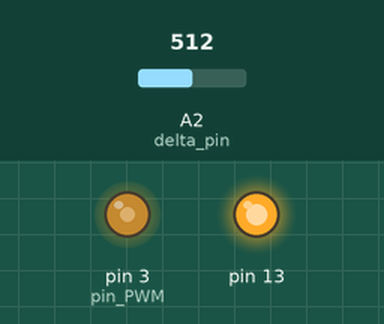
Bench run of a sketch on a simulated Arduino Uno, built with avr-gcc and run on an emulated ATmega328P. On the bench: output pins drawn as LEDs (lit = HIGH). The inputs (shaded band) are chosen by the test bench; at power-on: A2 (delta_pin) = 512.

Above: at 1.2 s.
1.3 s: A2 (delta_pin) set to 716
At 1.6 s:
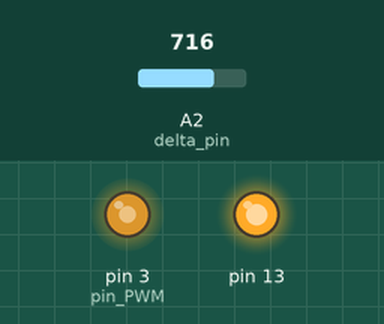
2.8 s: A2 (delta_pin) set to 900
At 3.2 s:
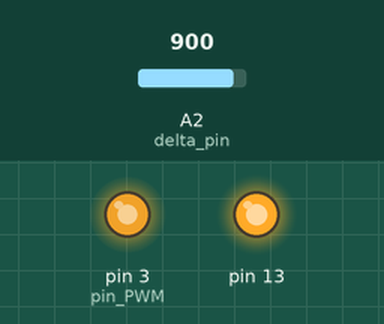
4.3 s: A2 (delta_pin) set to 122
At 4.8 s:
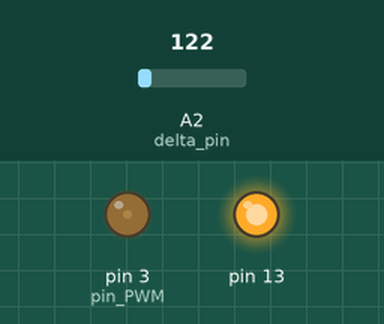
5.8 s: A2 (delta_pin) set to 0
At 6.4 s:
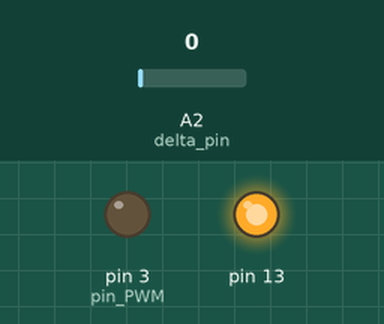
7.3 s: A2 (delta_pin) set to 511
At 7.9 s:
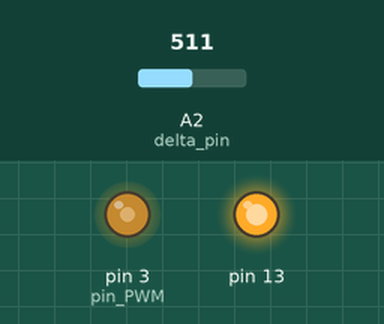
Timing chart, 0 to 9.8 s (numbered marks = the images above; inputs shaded):
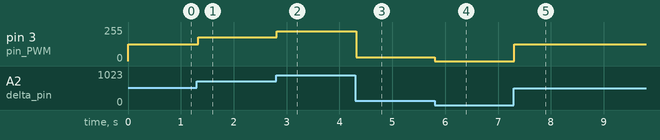

The sketch:

Chopper_pwm_ajus.ino
```cpp
#include <PWM.h>                    // Inicia la codificacion
int32_t frequency = 1000;          // Establezca la Frecuencia en Hertz (Hz), se pueden operar frecuencias
                                    // de entre 10Hz a 300kHz aproximadamente.
int pin_PWM = 3;                   // Pin de modulacion
int delta_pin = A2; // Pin del Potenciometro para definir delta
int delta;
void setup()
{
  InitTimersSafe();
  bool success = SetPinFrequencySafe(pin_PWM, frequency);   //Establece la frecuencia para el pin especificado
  if(success) {              //Si la frecuencia en el pin se configuro correctamente, que se encienda el pin 13.
    pinMode(13, OUTPUT);
    digitalWrite(13, HIGH);
  }
}
void loop()
{                                               //Potenciometro de 10Kohms para ajustar el DUTY CYCLE (D)
  int sensorValue = analogRead(delta_pin);      //Conectar las dos terminales laterales del potenciometro a +5V y Gnd
  delta = map(sensorValue, 0, 1023, 0, 255);     //(Lado izquierdo(pin 1) a GND y lado derecho (Pin 3) a +5V
  pwmWrite(pin_PWM, delta);                      //la terminal de enmedio(2) conectarla a una entrada analogica (A5) o la que se desee.
  delay(30);                                    //La salida PWM será el pin digital (9) con respecto a tierra.
}                                               // FIN DE LA CODIFICACION
```

Measured:
- after the input at 1.3 s, pin 3 (pin_PWM): 126/255 → 177/255 at once
- after the input at 2.8 s, pin 3 (pin_PWM): 177/255 → 223/255 at once
- after the input at 4.3 s, pin 3 (pin_PWM): 223/255 → 30/255 at once
- after the input at 5.8 s, pin 3 (pin_PWM): 30/255 → 0/255 at once
- after the input at 7.3 s, pin 3 (pin_PWM): 0/255 → 126/255 at once
